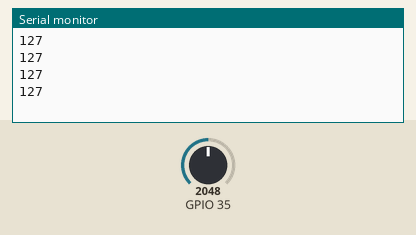
The sketch below on a simulated ESP32. Shown: the last lines printed to the serial monitor. Inputs (shaded band) come from the test bench; at power-on: GPIO 35 = 2048. Nothing arrives over Bluetooth unless stated.

Above: at 1.2 s.
1.3 s: GPIO 35 set to 2866
At 1.71 s:
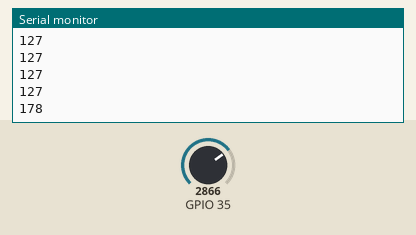
2.8 s: GPIO 35 set to 3603
At 2.91 s:
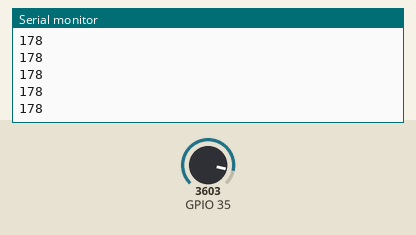
Timing chart, 0 to 5.8 s (numbered marks = the images above; inputs shaded):
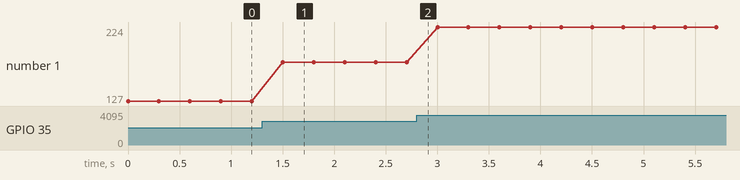

The sketch:

slave_as_master_pot_led_brightness.ino
```cpp
#include "BluetoothSerial.h"
BluetoothSerial myserial;
#define pot 35

int store;
int final_value;

void setup() {
  Serial.begin(115200);
  myserial.begin("Omera");
  //Serial.println("Bluetooth Initialized");
}

void loop() {

  store = analogRead(35);
  final_value = map(store, 0, 4095, 0, 255);
  Serial.println(final_value);

  delay(300);
  myserial.println(String(final_value));
}
```

Measured:
- after the input at 1.3 s, the serial monitor: prints a new line after 0.20 s (image 1)
- plotted number 1: 127 → 178 after the input at 1.3 s, 178 → 224 after the input at 2.8 s
